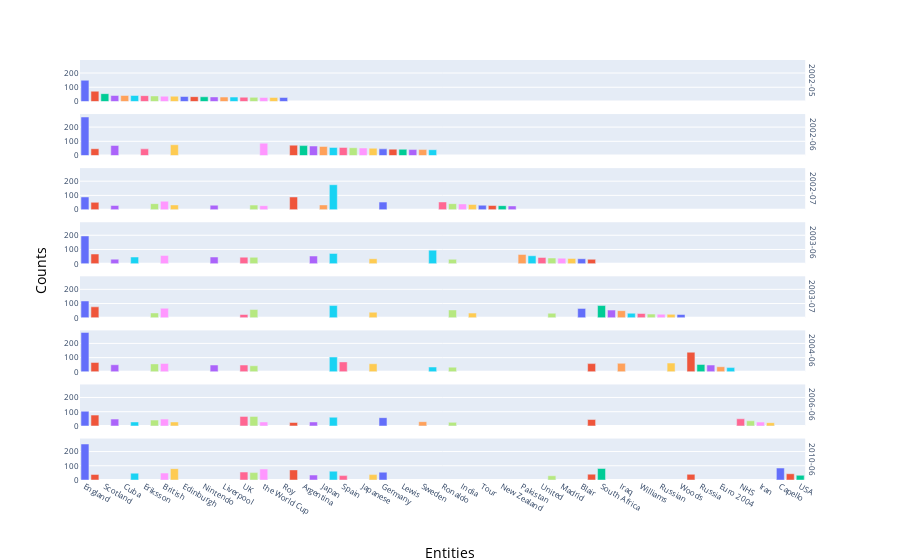

This figure's notebook cell:
### Code cell
import plotly.express as px
import plotly.graph_objects as go
#Reference: https://stackoverflow.com/questions/63386812/plotly-how-to-hide-axis-titles-in-a-plotly-express-figure-with-facets, 15.1.2021.

fig = px.bar(df_plot[df_plot["month"].isin(in_cluster_list)], x="entity", y="count", color="entity",
             facet_row="month")
fig.for_each_annotation(lambda a: a.update(text=a.text.split("=")[-1]))
# hide subplot y-axis titles and x-axis titles
for axis in fig.layout:
    if type(fig.layout[axis]) == go.layout.YAxis:
        fig.layout[axis].title.text = ''
    if type(fig.layout[axis]) == go.layout.XAxis:
        fig.layout[axis].title.text = ''
        
# keep all other annotations and add single y-axis and x-axis title:
fig.update_layout(
    # keep the original annotations and add a list of new annotations:
    annotations = list(fig.layout.annotations) + 
    [go.layout.Annotation(
            x=-0.07,
            y=0.5,
            font=dict(
                size=14, color = 'black'
            ),
            showarrow=False,
            text="Counts",
            textangle=-90,
            xref="paper",
            yref="paper"
        )
    ] +
    [go.layout.Annotation(
            x=0.5,
            y=-0.2,
            font=dict(
                size=14, color = 'black'
            ),
            showarrow=False,
            text="Entities",
            textangle=-0,
            xref="paper",
            yref="paper"
        )
    ]
)

fig.update_layout(
    showlegend=False,
    font=dict(size=8)
)

fig.show()
